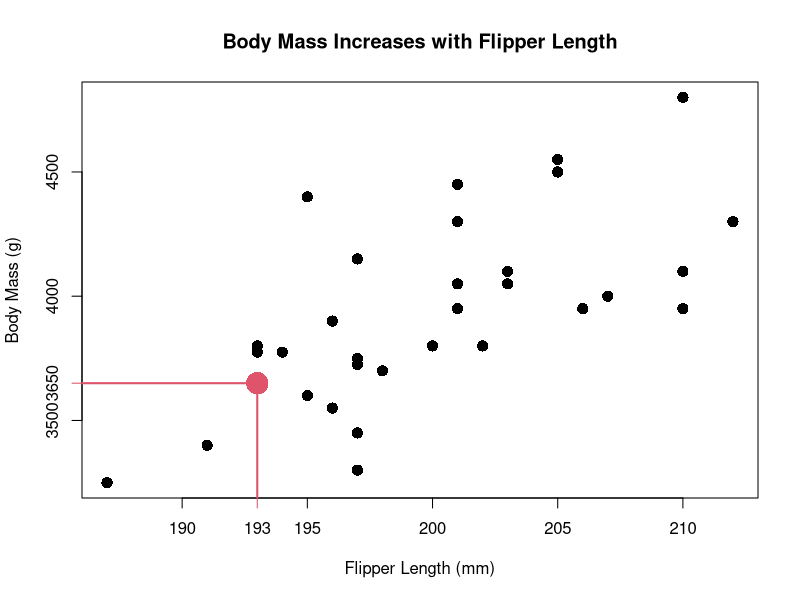
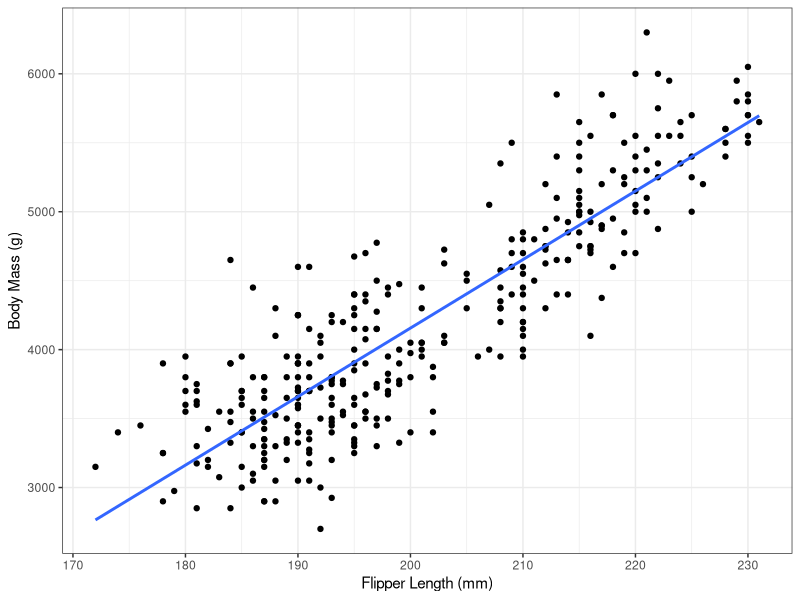
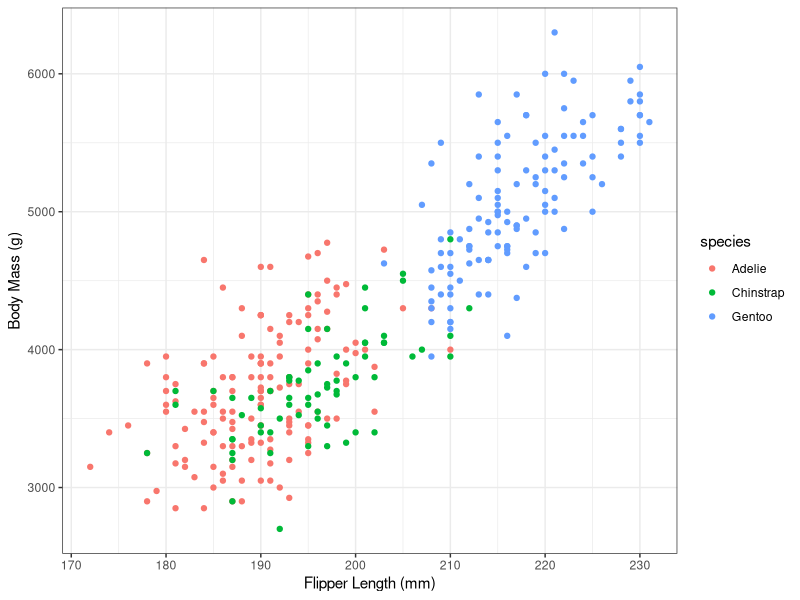
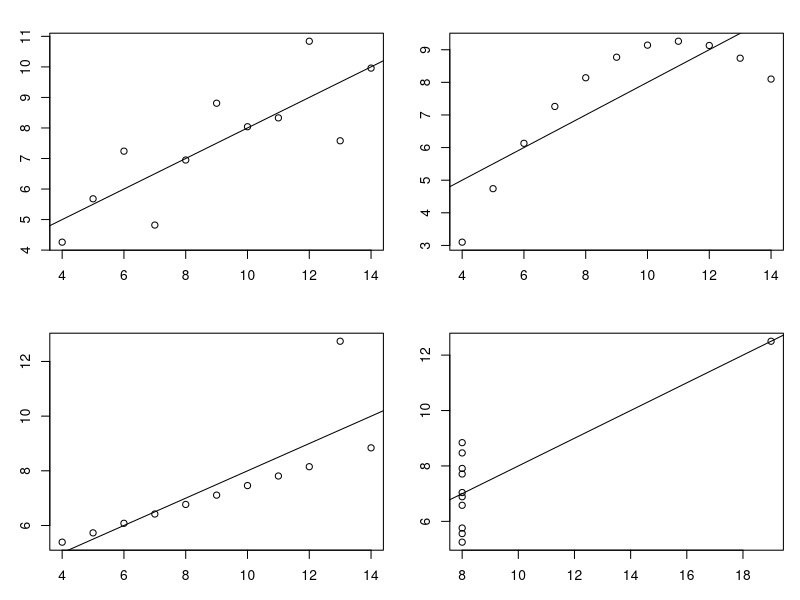
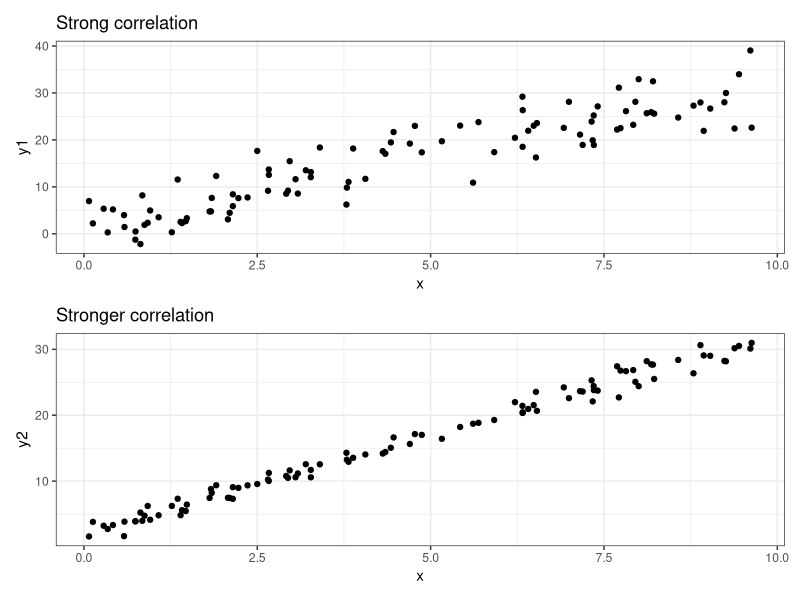
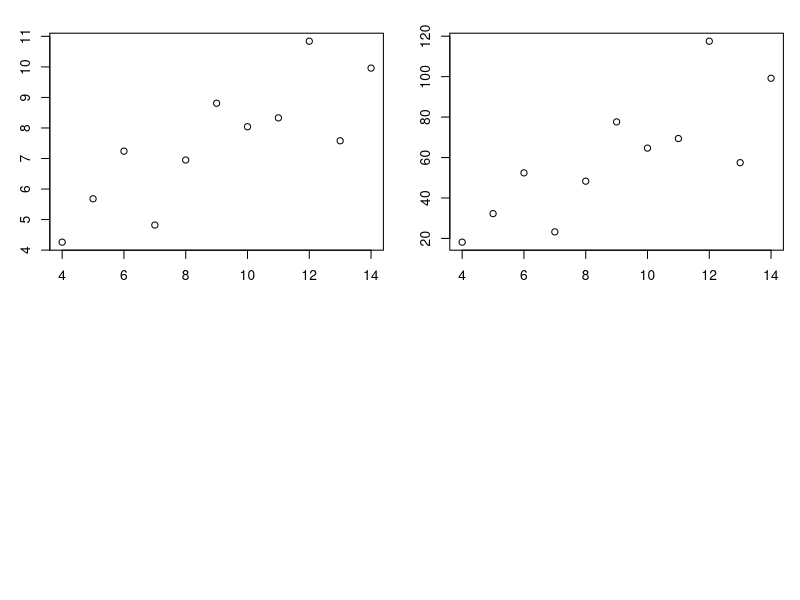
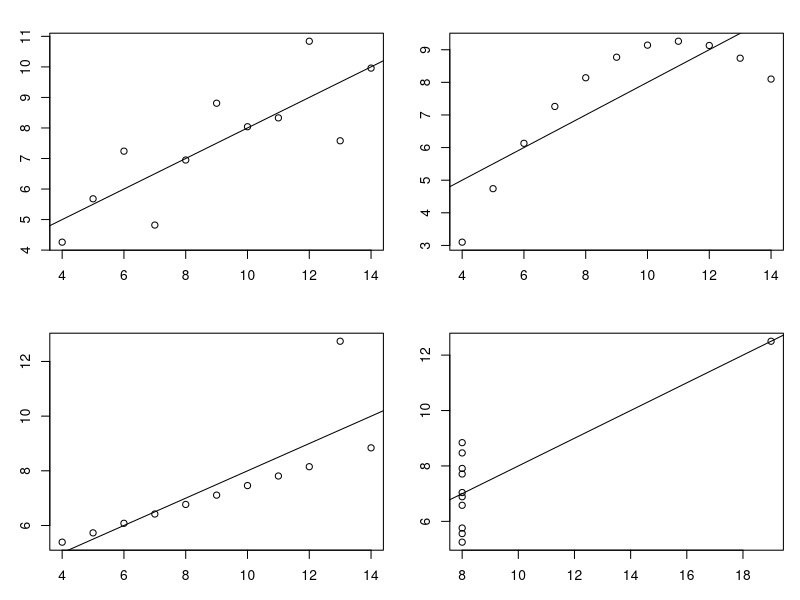
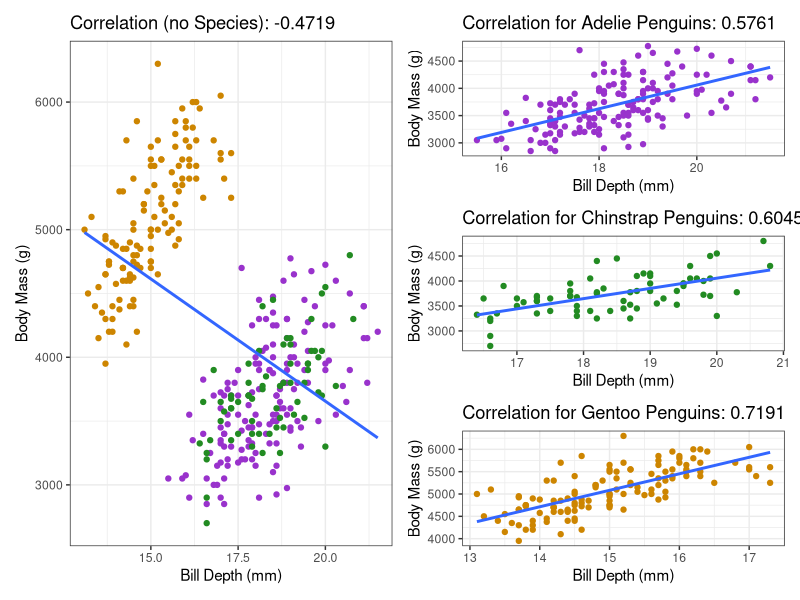

The R script that drew these images, in order:
## ---- chunk 1
#| echo: false
#| eval: true
set.seed(2112)
set.seed(2112)
suppressPackageStartupMessages({
    library(palmerpenguins)
    library(ggplot2)
    library(dplyr)
})

p2 <- filter(penguins, sex == "male", species == "Chinstrap")
## ---- chunk 2
#| eval: true
#| echo: false
mypt <- c(p2$flipper_length_mm[2], p2$body_mass_g[2])
head(p2, 3) |> knitr::kable()
## ---- chunk 3
#| fig-height: 7
#| fig-width: 7
#| echo: false
plot(body_mass_g ~ flipper_length_mm, data = p2,
    xlab = "Flipper Length (mm)", ylab = "Body Mass (g)",
    main = "Body Mass Increases with Flipper Length",
    pch = 16, cex = 1.5)
points(mypt[1], mypt[2], col = 2, cex = 3, pch = 16)
lines(c(mypt[1], mypt[1]), c(0, mypt[2]), col = 2, lwd = 2)
axis(at = mypt[1], labels = mypt[1], side = 1, col = 2)
lines(c(0, mypt[1]), c(mypt[2], mypt[2]), col = 2, lwd = 2)
axis(at = mypt[2], labels = mypt[2], side = 2, col = 2)
## ---- chunk 4
#| echo: false
library(palmerpenguins)
library(ggplot2)
theme_set(theme_bw())

ggplot(penguins) + 
    aes(x = flipper_length_mm, y = body_mass_g) +
    geom_point() + 
    geom_smooth(formula = y~x, method = "lm", se = FALSE) +
    labs(x = "Flipper Length (mm)",
        y = "Body Mass (g)")
## ---- chunk 5
#| echo: false
library(palmerpenguins)
library(ggplot2)
theme_set(theme_bw())

ggplot(penguins) + 
    aes(x = flipper_length_mm, y = body_mass_g,
        colour = species) +
    geom_point() +
    labs(x = "Flipper Length (mm)",
        y = "Body Mass (g)")
## ---- chunk 6
#| echo: false
data.frame(
    variable = names(anscombe),
    mean = apply(anscombe, 2, mean),
    sd = apply(anscombe, 2, sd)
) |> knitr::kable(row.names = FALSE)
## ---- chunk 7
#| fig-height: 4
#| fig-width: 9
#| echo: false
par(mfrow = c(2,2), mar = c(3,3,2,1))
plot(y1 ~ x1, data = anscombe)
abline(lm(y1 ~ x1, data = anscombe))

plot(y2 ~ x2, data = anscombe)
abline(lm(y2 ~ x2, data = anscombe))

plot(y3 ~ x3, data = anscombe)
abline(lm(y3 ~ x3, data = anscombe))

plot(y4 ~ x4, data = anscombe)
abline(lm(y4 ~ x4, data = anscombe))
## ---- chunk 8
#| echo: false
library(ggplot2)
theme_set(theme_bw())
library(patchwork)
x <- runif(100, 0, 10)
y1 <- 2 + 3*x + rnorm(100, 0, 4)
y2 <- 2 + 3*x + rnorm(100, 0, 1)

g1 <- ggplot() + aes(x = x, y = y1) + geom_point() +
    labs(title = "Strong correlation")
g2 <- ggplot() + aes(x = x, y = y2) + geom_point() +
    labs(title = "Stronger correlation")
g1 / g2
## ---- chunk 9
#| echo: true
plot(y1 ~ x1, data = anscombe)
## ---- chunk 10
#| echo: true
cor(anscombe$y1, anscombe$x1)
## ---- chunk 11
#| echo: true
cor(anscombe$y1, anscombe$x1)
## ---- chunk 12
#| echo: true
cor(anscombe$y1*5 + 1, anscombe$x1)
## ---- chunk 13
#| echo: true
plot(y1^2 ~ x1, data = anscombe)
cor(anscombe$x1, anscombe$y1^2)
## ---- chunk 14
#| echo: false
#| fig-height: 6
#| fig-width: 6
par(mfrow = c(2,2), mar = c(3,3,2,1))
par(mfrow = c(2,2))
plot(y1 ~ x1, data = anscombe)
abline(lm(y1 ~ x1, data = anscombe))

plot(y2 ~ x2, data = anscombe)
abline(lm(y2 ~ x2, data = anscombe))

plot(y3 ~ x3, data = anscombe)
abline(lm(y3 ~ x3, data = anscombe))

plot(y4 ~ x4, data = anscombe)
abline(lm(y4 ~ x4, data = anscombe))
## ---- chunk 15
#| echo: false
#| fig-width: 8
#| fig-height: 4
library(palmerpenguins)
library(ggplot2)
theme_set(theme_bw())
library(patchwork)

gall <- ggplot(penguins) + 
    aes(x = bill_depth_mm, y = body_mass_g) +
    geom_point(mapping = aes(colour = species)) +
    scale_colour_manual(values = c("darkorchid", "forestgreen", "orange3")) +
    geom_smooth(method = "lm", formula = y~x, se = FALSE) +
    labs(x = "Bill Depth (mm)",
        y = "Body Mass (g)",
        title = paste0("Correlation (no Species): ",
            round(cor(penguins$bill_depth_mm, 
                penguins$body_mass_g, use = "complete"),
                4))) +
    theme(legend.position = "none")

gadelie <- with(subset(penguins, species == "Adelie"),
    ggplot() + aes(x = bill_depth_mm, y = body_mass_g) +
        geom_point(colour = "darkorchid") +
        geom_smooth(method = "lm", formula = y~x, se = FALSE) +
        labs(x = "Bill Depth (mm)",
            y = "Body Mass (g)",
            title = paste0("Correlation for Adelie Penguins: ",
                round(cor(bill_depth_mm, body_mass_g, 
                    use = "complete"), 
                4)))
)
ginstrap <- with(subset(penguins, species == "Chinstrap"),
    ggplot() + aes(x = bill_depth_mm, y = body_mass_g) +
        geom_point(colour = "forestgreen") +
        geom_smooth(method = "lm", formula = y~x, se = FALSE) +
        labs(x = "Bill Depth (mm)",
            y = "Body Mass (g)",
            title = paste0("Correlation for Chinstrap Penguins: ",
                round(cor(bill_depth_mm, body_mass_g, 
                    use = "complete"), 
                4)))
)
gentoo <- with(subset(penguins, species == "Gentoo"),
    ggplot() + aes(x = bill_depth_mm, y = body_mass_g) +
        geom_point(colour = "orange3") +
        geom_smooth(method = "lm", formula = y~x, se = FALSE) +
        labs(x = "Bill Depth (mm)",
            y = "Body Mass (g)",
            title = paste0("Correlation for Gentoo Penguins: ",
                round(cor(bill_depth_mm, body_mass_g, 
                    use = "complete"), 
                4)))
)

gall + (gadelie / ginstrap / gentoo)
## ---- chunk 16
#| echo: true
plot(mpg ~ wt, data = mtcars)
cor(mtcars$mpg, mtcars$wt)
